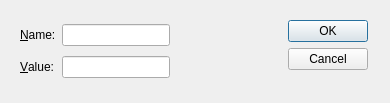
<?xml version="1.0" encoding="UTF-8"?>
<ui version="4.0">
 <class>Dialog</class>
 <widget class="QDialog" name="Dialog">
  <property name="geometry">
   <rect>
    <x>0</x>
    <y>0</y>
    <width>390</width>
    <height>103</height>
   </rect>
  </property>
  <property name="minimumSize">
   <size>
    <width>390</width>
    <height>103</height>
   </size>
  </property>
  <property name="windowTitle">
   <string>Dialog</string>
  </property>
  <widget class="QWidget" name="">
   <property name="geometry">
    <rect>
     <x>20</x>
     <y>20</y>
     <width>348</width>
     <height>64</height>
    </rect>
   </property>
   <layout class="QHBoxLayout" name="horizontalLayout">
    <item>
     <layout class="QGridLayout" name="gridLayout">
      <item row="0" column="0">
       <widget class="QLabel" name="label">
        <property name="text">
         <string>&amp;Name:</string>
        </property>
        <property name="buddy">
         <cstring>lineEdit</cstring>
        </property>
       </widget>
      </item>
      <item row="0" column="1">
       <widget class="QLineEdit" name="lineEdit"/>
      </item>
      <item row="1" column="0">
       <widget class="QLabel" name="label_2">
        <property name="text">
         <string>&amp;Value:</string>
        </property>
        <property name="buddy">
         <cstring>lineEdit_2</cstring>
        </property>
       </widget>
      </item>
      <item row="1" column="1">
       <widget class="QLineEdit" name="lineEdit_2"/>
      </item>
     </layout>
    </item>
    <item>
     <spacer name="horizontalSpacer">
      <property name="orientation">
       <enum>Qt::Horizontal</enum>
      </property>
      <property name="sizeHint" stdset="0">
       <size>
        <width>40</width>
        <height>20</height>
       </size>
      </property>
     </spacer>
    </item>
    <item>
     <widget class="QDialogButtonBox" name="buttonBox">
      <property name="orientation">
       <enum>Qt::Vertical</enum>
      </property>
      <property name="standardButtons">
       <set>QDialogButtonBox::Cancel|QDialogButtonBox::Ok</set>
      </property>
     </widget>
    </item>
   </layout>
  </widget>
 </widget>
 <tabstops>
  <tabstop>lineEdit</tabstop>
  <tabstop>lineEdit_2</tabstop>
  <tabstop>buttonBox</tabstop>
 </tabstops>
 <resources/>
 <connections>
  <connection>
   <sender>buttonBox</sender>
   <signal>accepted()</signal>
   <receiver>Dialog</receiver>
   <slot>accept()</slot>
   <hints>
    <hint type="sourcelabel">
     <x>248</x>
     <y>254</y>
    </hint>
    <hint type="destinationlabel">
     <x>157</x>
     <y>274</y>
    </hint>
   </hints>
  </connection>
  <connection>
   <sender>buttonBox</sender>
   <signal>rejected()</signal>
   <receiver>Dialog</receiver>
   <slot>reject()</slot>
   <hints>
    <hint type="sourcelabel">
     <x>316</x>
     <y>260</y>
    </hint>
    <hint type="destinationlabel">
     <x>286</x>
     <y>274</y>
    </hint>
   </hints>
  </connection>
 </connections>
</ui>
